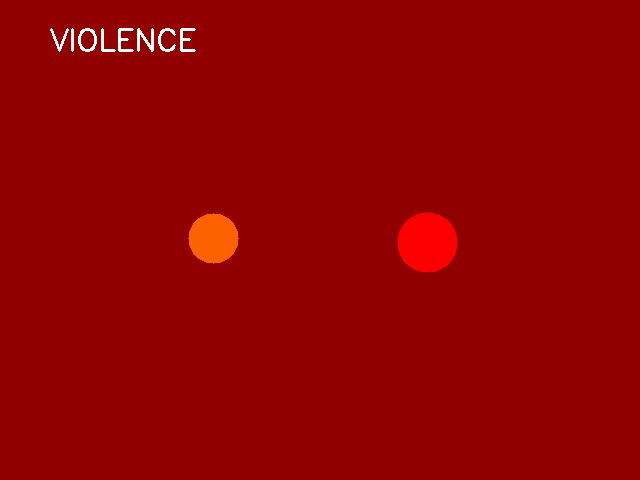
#> input picture frame 107 of violence_detection_mvp/data/raw/sample_training/train/Fight/fight_001.mp4, 640 x 480 px
$ python analyze_cc_text_in_videos.py
#> lines starting #> are read from the running program, lines starting #| are printed output that depends on the picture; after the words box and inside, x2 and y2 are one past the last pixel; in counts of white or black regions, pixels touching at a corner belong together
#!/usr/bin/env python3
"""
Analyze if CC text/white overlays differ between violence and non-violence videos
Uses edge detection to find text-like regions
"""

import cv2
import numpy as np
from pathlib import Path
import random

VIOLENCE_DIRS = [
    "/workspace/violence_videos",
    "/workspace/fight_videos",
    "/workspace/rwf2000/train/Fight",
]

NONVIOLENCE_DIRS = [
    "/workspace/youtube_nonviolence_videos",
    "/workspace/ucf_crime_dropbox/normal_videos",
    "/workspace/rwf2000/train/NonFight",
]

SAMPLE_SIZE = 50  # Sample 50 videos from each category
FRAMES_TO_CHECK = 10  # Check 10 random frames per video

print("=" * 80)
print("CC TEXT ANALYSIS - Violence vs Non-Violence")
print("=" * 80)
print()

def has_text_overlay(frame):
    """
    Detect if frame has white text overlay (like CC)
    Returns: (has_text, text_percentage)
    """
    # Convert to grayscale
    gray = cv2.cvtColor(frame, cv2.COLOR_BGR2GRAY)

    # Detect white regions (CC text is usually white)
    _, white_mask = cv2.threshold(gray, 200, 255, cv2.THRESH_BINARY)

    # Apply edge detection
    edges = cv2.Canny(gray, 50, 150)

    # Focus on bottom 25% of frame (where CC usually appears)
    h, w = frame.shape[:2]
    bottom_region = white_mask[int(h * 0.75):, :]

    # Calculate white pixel percentage in bottom region
    white_pixels = np.sum(bottom_region == 255)
    total_pixels = bottom_region.size
    white_percentage = (white_pixels / total_pixels) * 100

    # If >5% of bottom region is white, likely has text
    has_text = white_percentage > 5.0

    return has_text, white_percentage

def analyze_video(video_path):
    """
    Analyze single video for text overlays
    Returns: average text percentage
    """
    try:
        cap = cv2.VideoCapture(str(video_path))

        if not cap.isOpened():
            return None

        total_frames = int(cap.get(cv2.CAP_PROP_FRAME_COUNT))

        if total_frames == 0:
            return None

        # Sample random frames
        frame_indices = random.sample(range(total_frames), min(FRAMES_TO_CHECK, total_frames))

        text_percentages = []

        for frame_idx in frame_indices:
            cap.set(cv2.CAP_PROP_POS_FRAMES, frame_idx)
            ret, frame = cap.read()

            if not ret:
                continue

            has_text, text_pct = has_text_overlay(frame)
            text_percentages.append(text_pct)
#> this loop made 10 passes
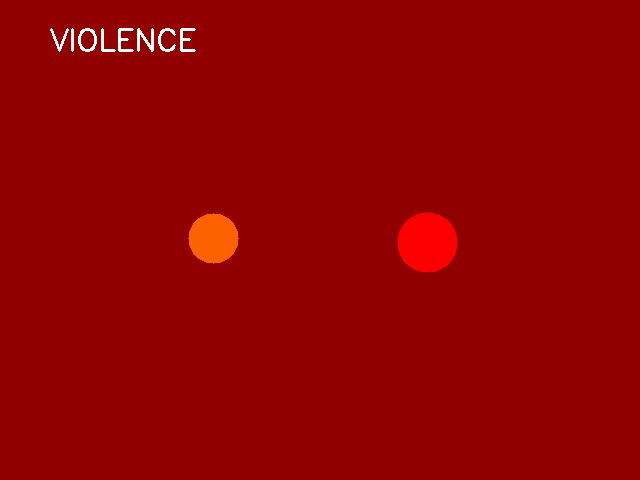
#> input picture frame 107 of violence_detection_mvp/data/raw/sample_training/train/Fight/fight_001.mp4, 640 x 480 px
#> pass 1, in has_text_overlay, `gray = cv2.cvtColor(frame, cv2.COLOR_BGR2GRAY)`:
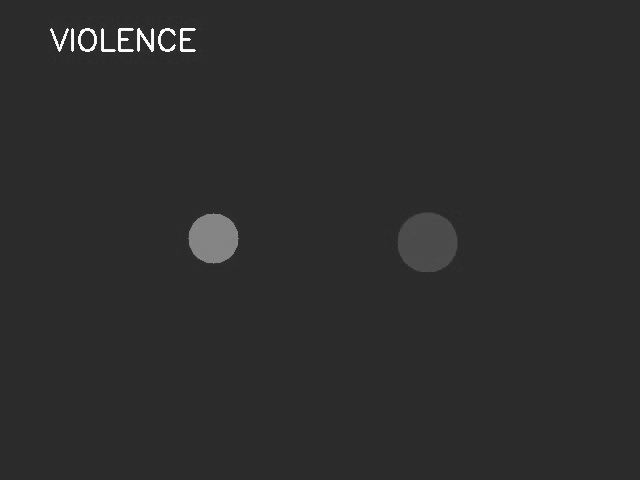
#> gray: shape (480, 640); min 32, max 255, mean 44.7
#> pass 1, in has_text_overlay, `_, white_mask = cv2.threshold(gray, 200, 255, cv2.THRESH_BINARY)`:
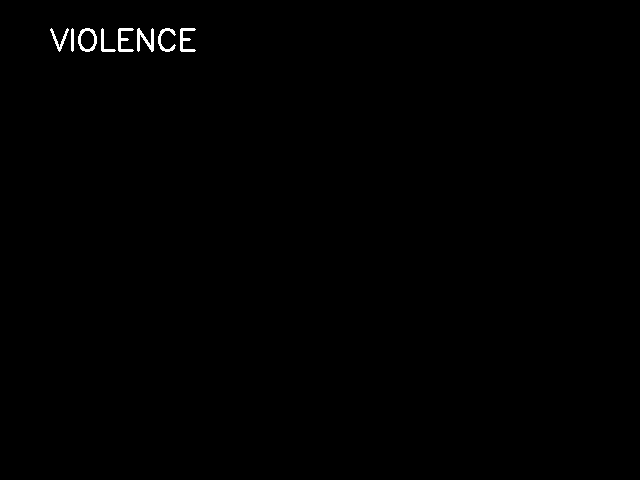
#> white_mask: shape (480, 640); 0.38% white; 8 white regions, largest, box (x1, y1, x2, y2) and area: (137, 28, 154, 52) 198, (78, 28, 97, 52) 178, (118, 28, 134, 52) 166
#> pass 1, in has_text_overlay, `edges = cv2.Canny(gray, 50, 150)`:
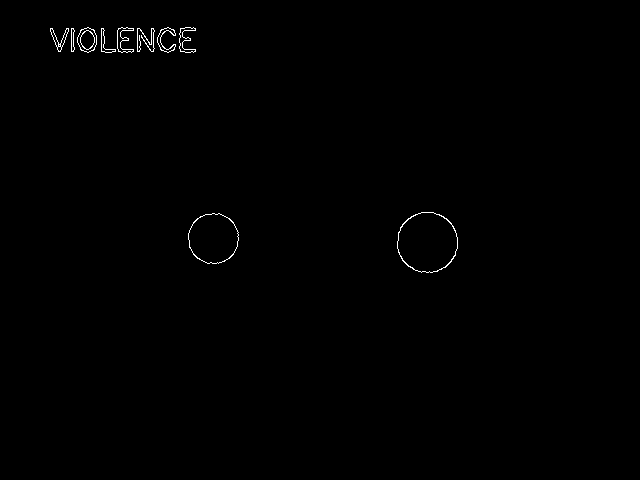
#> edges: shape (480, 640); 0.39% white in thin lines or dots, all inside (x1, y1, x2, y2) = (50, 27, 458, 273)
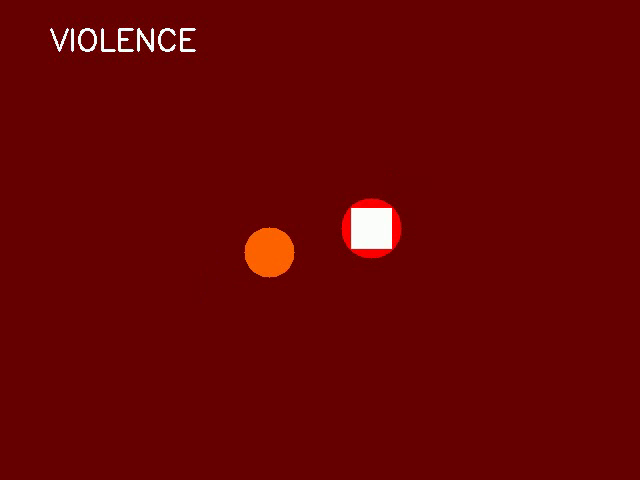
#> input picture frame 10 of violence_detection_mvp/data/raw/sample_training/train/Fight/fight_001.mp4, 640 x 480 px
#> after the loop:
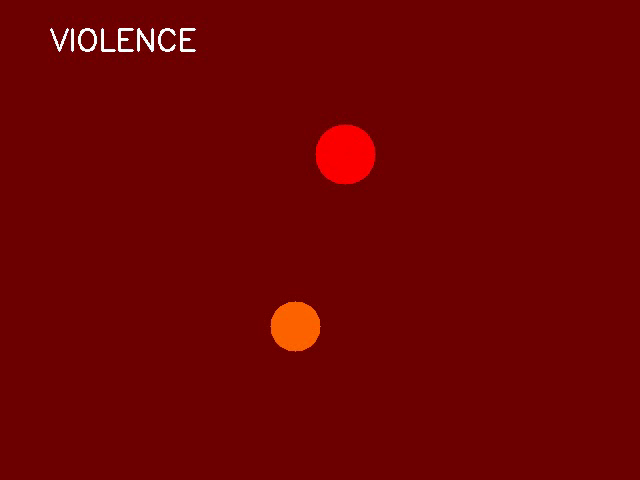
#> frame: shape (480, 640, 3); mean B, G, R 1, 1.6, 110.7
#> after the loop, text_percentages = [0, 0, 0, 0, 0, 0, 0, 0, 0, 0]

        cap.release()

        return np.mean(text_percentages) if text_percentages else None

    except Exception as e:
        return None

def analyze_category(dirs, category_name):
    """Analyze all videos in category directories"""
    print(f"Analyzing {category_name} videos...")

    # Collect all video files
    all_videos = []
    for dir_path in dirs:
        dir_path = Path(dir_path)
        if dir_path.exists():
            all_videos.extend(list(dir_path.rglob("*.mp4")))
            all_videos.extend(list(dir_path.rglob("*.avi")))

    if not all_videos:
        print(f"  ⚠️  No videos found in {category_name} directories")
        return None

    # Sample videos
    sample_videos = random.sample(all_videos, min(SAMPLE_SIZE, len(all_videos)))

    print(f"  Found {len(all_videos)} videos, sampling {len(sample_videos)}")

    text_percentages = []
    videos_with_text = 0

    for idx, video in enumerate(sample_videos, 1):
        if idx % 10 == 0:
            print(f"    Progress: {idx}/{len(sample_videos)}")

        text_pct = analyze_video(video)
#> text_pct = 0

        if text_pct is not None:
            text_percentages.append(text_pct)
            if text_pct > 5.0:
                videos_with_text += 1

    if not text_percentages:
        return None

    avg_text_pct = np.mean(text_percentages)
#> avg_text_pct = 0
    text_video_ratio = (videos_with_text / len(text_percentages)) * 100
#> text_video_ratio = 0

    print(f"  ✓ Average text overlay: {avg_text_pct:.2f}%")
#|   ✓ Average text overlay: 0.00%
    print(f"  ✓ Videos with text: {videos_with_text}/{len(text_percentages)} ({text_video_ratio:.1f}%)")
#|   ✓ Videos with text: 0/1 (0.0%)
    print()

    return {
        'avg_text_pct': avg_text_pct,
        'videos_with_text': videos_with_text,
        'total_analyzed': len(text_percentages),
        'text_video_ratio': text_video_ratio
    }

# Analyze both categories
print()
violence_stats = analyze_category(VIOLENCE_DIRS, "VIOLENCE")
#> violence_stats = {'avg_text_pct': 0, 'videos_with_text': 0, 'total_analyzed': 1, 'text_video_ratio': 0}
nonviolence_stats = analyze_category(NONVIOLENCE_DIRS, "NON-VIOLENCE")

print("=" * 80)
print("ANALYSIS RESULTS")
print("=" * 80)
print()

if violence_stats and nonviolence_stats:
    print(f"VIOLENCE:")
    print(f"  Average text overlay: {violence_stats['avg_text_pct']:.2f}%")
    print(f"  Videos with text: {violence_stats['text_video_ratio']:.1f}%")
    print()

    print(f"NON-VIOLENCE:")
    print(f"  Average text overlay: {nonviolence_stats['avg_text_pct']:.2f}%")
    print(f"  Videos with text: {nonviolence_stats['text_video_ratio']:.1f}%")
    print()

    # Calculate difference
    text_diff = abs(violence_stats['text_video_ratio'] - nonviolence_stats['text_video_ratio'])
    avg_diff = abs(violence_stats['avg_text_pct'] - nonviolence_stats['avg_text_pct'])

    print("=" * 80)
    print("IMPACT ASSESSMENT")
    print("=" * 80)
    print()

    print(f"Difference in text overlay: {avg_diff:.2f}%")
    print(f"Difference in videos with text: {text_diff:.1f}%")
    print()

    if text_diff < 10:
        print("✅ LOW RISK: Text overlay distribution is similar between categories")
        print("   The model is unlikely to learn spurious text-based patterns")
    elif text_diff < 25:
        print("⚠️  MODERATE RISK: Some difference in text overlay distribution")
        print("   Recommendation: Monitor model performance, consider data augmentation")
    else:
        print("🚨 HIGH RISK: Significant difference in text overlay distribution")
        print("   Recommendation: Either remove CC text or add text augmentation during training")

    print()
    print("RECOMMENDATIONS:")
    print()

    if text_diff >= 10:
        print("1. DATA AUGMENTATION (Recommended):")
        print("   - Add random text overlays during training to both categories")
        print("   - This makes the model robust to text presence/absence")
        print()
        print("2. PREPROCESSING (If text is severe):")
        print("   - Use inpainting to remove text regions before training")
        print("   - Focus model on motion patterns, not static overlays")
        print()

    print("3. TRAINING STRATEGIES:")
    print("   - Use 3D CNNs or LSTM to focus on temporal motion patterns")
    print("   - Text is static, violence is motion-based")
    print("   - Your current architecture should handle this well")
    print()

else:
    print("❌ Unable to complete analysis - check if video directories exist")

print()

$ run again, starting later in the video
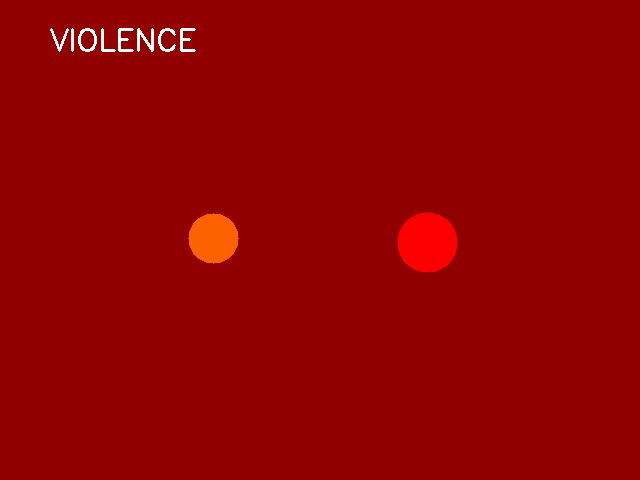
#> input picture frame 107 of violence_detection_mvp/data/raw/sample_training/train/Fight/fight_001.mp4, 640 x 480 px
#> the loop in analyze_video, `for frame_idx in frame_indices:` made 10 passes
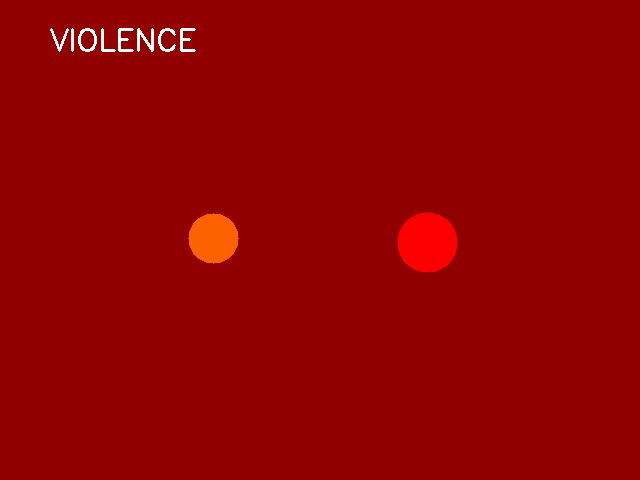
#> input picture frame 107 of violence_detection_mvp/data/raw/sample_training/train/Fight/fight_001.mp4, 640 x 480 px
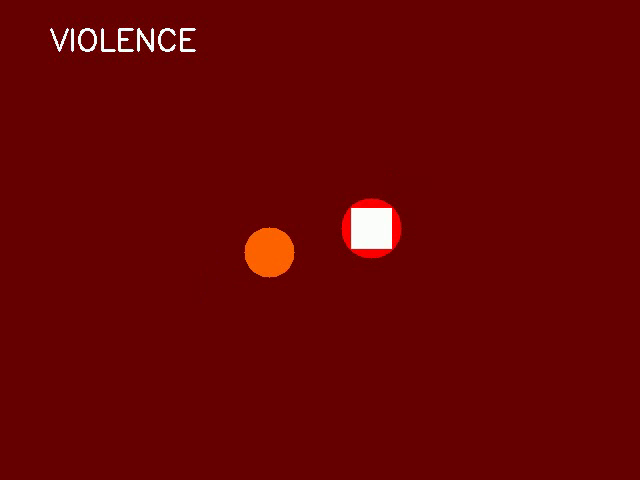
#> input picture frame 10 of violence_detection_mvp/data/raw/sample_training/train/Fight/fight_001.mp4, 640 x 480 px
#> after the loop in analyze_video, `for frame_idx in frame_indices:`: text_percentages = [0, 0, 0, 0, 0, 0, 0, 0, 0, 0]
#> in analyze_category, `text_pct = analyze_video(video)`: text_pct = 0
#|   ✓ Average text overlay: 0.00%
#|   ✓ Videos with text: 0/1 (0.0%)
#> violence_stats = {'avg_text_pct': 0, 'videos_with_text': 0, 'total_analyzed': 1, 'text_video_ratio': 0}

$ run again, starting later in the video
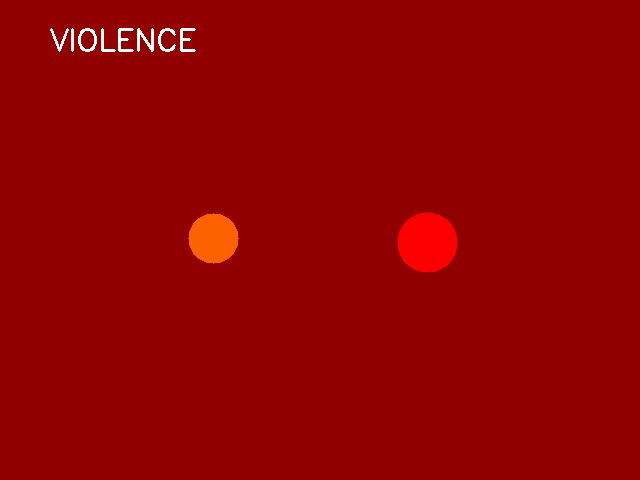
#> input picture frame 107 of violence_detection_mvp/data/raw/sample_training/train/Fight/fight_001.mp4, 640 x 480 px
#> the loop in analyze_video, `for frame_idx in frame_indices:` made 10 passes
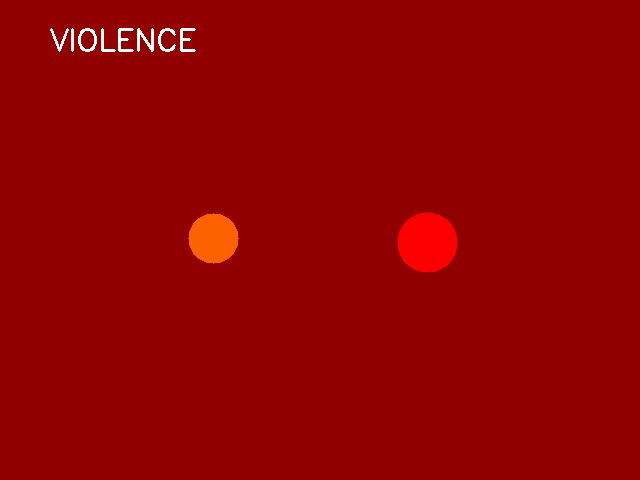
#> input picture frame 107 of violence_detection_mvp/data/raw/sample_training/train/Fight/fight_001.mp4, 640 x 480 px
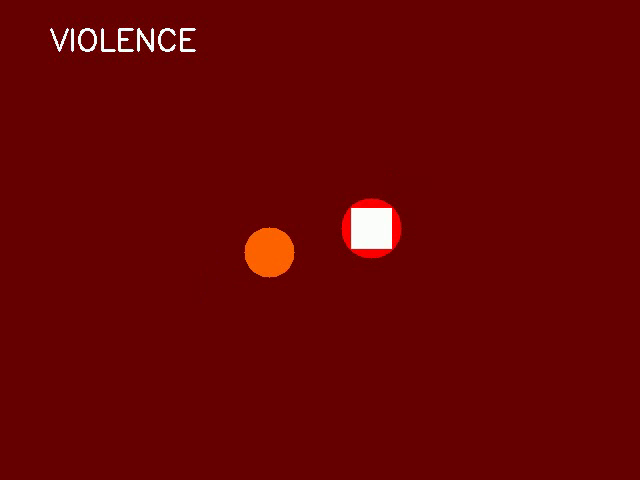
#> input picture frame 10 of violence_detection_mvp/data/raw/sample_training/train/Fight/fight_001.mp4, 640 x 480 px
#> after the loop in analyze_video, `for frame_idx in frame_indices:`: text_percentages = [0, 0, 0, 0, 0, 0, 0, 0, 0, 0]
#> in analyze_category, `text_pct = analyze_video(video)`: text_pct = 0
#|   ✓ Average text overlay: 0.00%
#|   ✓ Videos with text: 0/1 (0.0%)
#> violence_stats = {'avg_text_pct': 0, 'videos_with_text': 0, 'total_analyzed': 1, 'text_video_ratio': 0}
